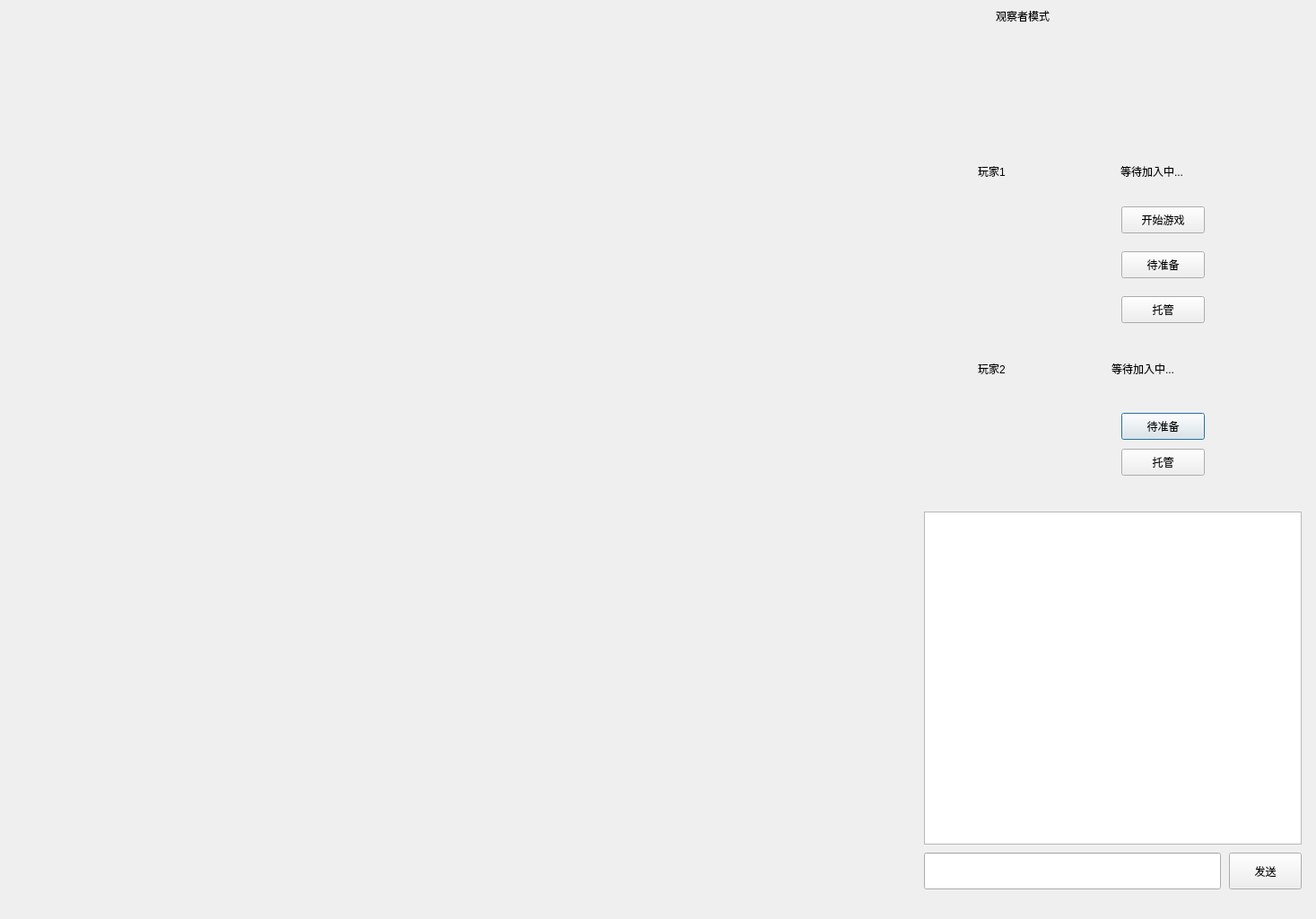
<?xml version="1.0" encoding="UTF-8"?>
<ui version="4.0">
 <class>RoomDialog</class>
 <widget class="QDialog" name="RoomDialog">
  <property name="geometry">
   <rect>
    <x>0</x>
    <y>0</y>
    <width>1467</width>
    <height>1024</height>
   </rect>
  </property>
  <property name="minimumSize">
   <size>
    <width>1467</width>
    <height>1024</height>
   </size>
  </property>
  <property name="maximumSize">
   <size>
    <width>1467</width>
    <height>1024</height>
   </size>
  </property>
  <property name="windowTitle">
   <string>Dialog</string>
  </property>
  <widget class="FiveInLine" name="widget" native="true">
   <property name="geometry">
    <rect>
     <x>190</x>
     <y>190</y>
     <width>580</width>
     <height>580</height>
    </rect>
   </property>
  </widget>
  <widget class="QPushButton" name="pb_player2_ready">
   <property name="geometry">
    <rect>
     <x>1250</x>
     <y>460</y>
     <width>93</width>
     <height>30</height>
    </rect>
   </property>
   <property name="text">
    <string>待准备</string>
   </property>
   <property name="checkable">
    <bool>true</bool>
   </property>
  </widget>
  <widget class="QLabel" name="lb_icon_player2">
   <property name="geometry">
    <rect>
     <x>1110</x>
     <y>450</y>
     <width>91</width>
     <height>91</height>
    </rect>
   </property>
   <property name="text">
    <string/>
   </property>
   <property name="pixmap">
    <pixmap resource="Resource.qrc">:/icon/slotwait.png</pixmap>
   </property>
   <property name="scaledContents">
    <bool>true</bool>
   </property>
  </widget>
  <widget class="QTextBrowser" name="tb_chatShow">
   <property name="geometry">
    <rect>
     <x>1030</x>
     <y>570</y>
     <width>421</width>
     <height>371</height>
    </rect>
   </property>
  </widget>
  <widget class="QLineEdit" name="le_chat">
   <property name="geometry">
    <rect>
     <x>1030</x>
     <y>950</y>
     <width>331</width>
     <height>41</height>
    </rect>
   </property>
  </widget>
  <widget class="QPushButton" name="pushButton_5">
   <property name="geometry">
    <rect>
     <x>1370</x>
     <y>950</y>
     <width>81</width>
     <height>41</height>
    </rect>
   </property>
   <property name="text">
    <string>发送</string>
   </property>
  </widget>
  <widget class="QPushButton" name="pb_start">
   <property name="geometry">
    <rect>
     <x>1250</x>
     <y>230</y>
     <width>93</width>
     <height>30</height>
    </rect>
   </property>
   <property name="text">
    <string>开始游戏</string>
   </property>
  </widget>
  <widget class="QLabel" name="lb_icon_player1">
   <property name="geometry">
    <rect>
     <x>1110</x>
     <y>230</y>
     <width>91</width>
     <height>91</height>
    </rect>
   </property>
   <property name="text">
    <string/>
   </property>
   <property name="pixmap">
    <pixmap resource="Resource.qrc">:/icon/slotwait.png</pixmap>
   </property>
   <property name="scaledContents">
    <bool>true</bool>
   </property>
  </widget>
  <widget class="QPushButton" name="pb_player1_ready">
   <property name="geometry">
    <rect>
     <x>1250</x>
     <y>280</y>
     <width>93</width>
     <height>30</height>
    </rect>
   </property>
   <property name="text">
    <string>待准备</string>
   </property>
   <property name="checkable">
    <bool>true</bool>
   </property>
  </widget>
  <widget class="QLabel" name="lb_icon_viewer1">
   <property name="geometry">
    <rect>
     <x>1110</x>
     <y>40</y>
     <width>71</width>
     <height>71</height>
    </rect>
   </property>
   <property name="text">
    <string/>
   </property>
   <property name="pixmap">
    <pixmap resource="Resource.qrc">:/icon/slotwait.png</pixmap>
   </property>
   <property name="scaledContents">
    <bool>true</bool>
   </property>
  </widget>
  <widget class="QLabel" name="lb_icon_viewer2">
   <property name="geometry">
    <rect>
     <x>1200</x>
     <y>40</y>
     <width>71</width>
     <height>71</height>
    </rect>
   </property>
   <property name="text">
    <string/>
   </property>
   <property name="pixmap">
    <pixmap resource="Resource.qrc">:/icon/slotwait.png</pixmap>
   </property>
   <property name="scaledContents">
    <bool>true</bool>
   </property>
  </widget>
  <widget class="QLabel" name="lb_icon_viewer3">
   <property name="geometry">
    <rect>
     <x>1290</x>
     <y>40</y>
     <width>71</width>
     <height>71</height>
    </rect>
   </property>
   <property name="text">
    <string/>
   </property>
   <property name="pixmap">
    <pixmap resource="Resource.qrc">:/icon/slotwait.png</pixmap>
   </property>
   <property name="scaledContents">
    <bool>true</bool>
   </property>
  </widget>
  <widget class="QLabel" name="label_view_title">
   <property name="geometry">
    <rect>
     <x>1110</x>
     <y>10</y>
     <width>231</width>
     <height>16</height>
    </rect>
   </property>
   <property name="text">
    <string>观察者模式</string>
   </property>
  </widget>
  <widget class="QLabel" name="lb_viewer1_name">
   <property name="geometry">
    <rect>
     <x>1110</x>
     <y>120</y>
     <width>72</width>
     <height>15</height>
    </rect>
   </property>
   <property name="text">
    <string/>
   </property>
  </widget>
  <widget class="QLabel" name="lb_viewer2_name">
   <property name="geometry">
    <rect>
     <x>1200</x>
     <y>120</y>
     <width>72</width>
     <height>15</height>
    </rect>
   </property>
   <property name="text">
    <string/>
   </property>
  </widget>
  <widget class="QLabel" name="lb_viewer3_name">
   <property name="geometry">
    <rect>
     <x>1290</x>
     <y>120</y>
     <width>72</width>
     <height>15</height>
    </rect>
   </property>
   <property name="text">
    <string/>
   </property>
  </widget>
  <widget class="QWidget" name="layoutWidget">
   <property name="geometry">
    <rect>
     <x>1090</x>
     <y>160</y>
     <width>311</width>
     <height>61</height>
    </rect>
   </property>
   <layout class="QHBoxLayout" name="horizontalLayout">
    <item>
     <widget class="QLabel" name="lb_player1">
      <property name="text">
       <string>玩家1</string>
      </property>
     </widget>
    </item>
    <item>
     <widget class="QLabel" name="lb_player1_name">
      <property name="text">
       <string>等待加入中...</string>
      </property>
     </widget>
    </item>
   </layout>
  </widget>
  <widget class="QWidget" name="layoutWidget">
   <property name="geometry">
    <rect>
     <x>1090</x>
     <y>380</y>
     <width>291</width>
     <height>61</height>
    </rect>
   </property>
   <layout class="QHBoxLayout" name="horizontalLayout_2">
    <item>
     <widget class="QLabel" name="lb_player2">
      <property name="text">
       <string>玩家2</string>
      </property>
     </widget>
    </item>
    <item>
     <widget class="QLabel" name="lb_player2_name">
      <property name="text">
       <string>等待加入中...</string>
      </property>
     </widget>
    </item>
   </layout>
  </widget>
  <widget class="QPushButton" name="pb_player1_cpu">
   <property name="geometry">
    <rect>
     <x>1250</x>
     <y>330</y>
     <width>93</width>
     <height>30</height>
    </rect>
   </property>
   <property name="text">
    <string>托管</string>
   </property>
   <property name="checkable">
    <bool>true</bool>
   </property>
  </widget>
  <widget class="QPushButton" name="pb_player2_cpu">
   <property name="geometry">
    <rect>
     <x>1250</x>
     <y>500</y>
     <width>93</width>
     <height>30</height>
    </rect>
   </property>
   <property name="text">
    <string>托管</string>
   </property>
   <property name="checkable">
    <bool>true</bool>
   </property>
  </widget>
 </widget>
 <customwidgets>
  <customwidget>
   <class>FiveInLine</class>
   <extends>QWidget</extends>
   <header>fiveinline.h</header>
   <container>1</container>
  </customwidget>
 </customwidgets>
 <resources>
  <include location="Resource.qrc"/>
 </resources>
 <connections/>
</ui>
